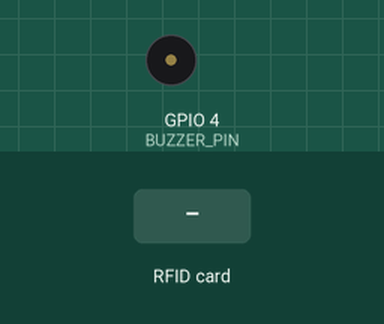
Recording of a sketch running on a simulated ESP32. Shown: buzzer (waves = sounding). Inputs (shaded band) come from the test bench. WiFi joins after 1.5 s; servers stay silent unless stated; uploads are accepted with an empty reply; what the sketch prints to the serial monitor is not drawn.

Above: at 4.1 s.
4.2 s: RFID card 12 34 56 78 held to the reader
At 4.48 s:
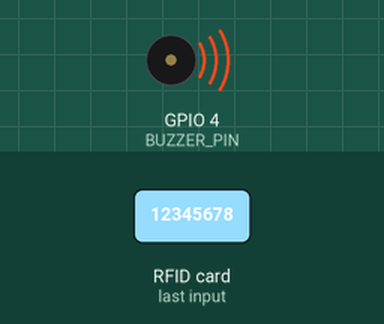
7.2 s: RFID card 5E 7A 19 C4 held to the reader
At 9.2 s:
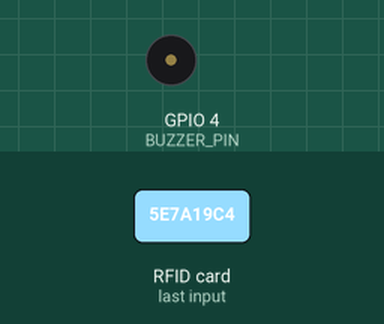
Timing chart, 0 to 10.7 s (numbered marks = the images above; inputs shaded):
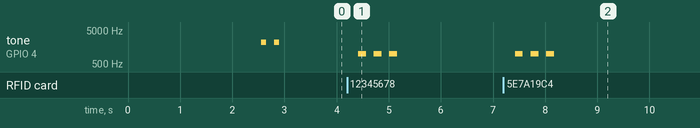

Measured:
- after the input at 4.2 s, tone on GPIO 4 (BUZZER_PIN): alternates 1000 Hz for 0.15 s and silent for 0.15 s, 6 changes in all, then stays silent, starting after 0.21 s
- after the input at 7.2 s, tone on GPIO 4 (BUZZER_PIN): alternates 1000 Hz for 0.15 s and silent for 0.15 s, 6 changes in all, then stays silent, starting after 0.22 s

The sketch:

rfid_attendance.ino
```cpp
#include <SPI.h>
#include <MFRC522.h>
#include <WiFi.h>
#include <HTTPClient.h>

// WiFi Credentials
const char* ssid = "POCO M2";
const char* password = "12345678";

// Server URL (Change to your server's IP/domain)
const char* serverUrl = "http://10.85.167.103/rfid_attendance/api.php";

// RFID Pins
#define SS_PIN 5
#define RST_PIN 22
#define BUZZER_PIN 4

// PWM settings for passive buzzer
#define BUZZER_RESOLUTION 8

MFRC522 rfid(SS_PIN, RST_PIN);

void setup() {
  Serial.begin(115200);
  delay(1000);

  // Configure PWM for buzzer (passive buzzer needs frequency)
  // ESP32 Arduino Core 3.x uses ledcAttach instead of ledcSetup + ledcAttachPin
  ledcAttach(BUZZER_PIN, 2000, BUZZER_RESOLUTION); // GPIO 4, 2kHz frequency, 8-bit resolution

  // Initialize SPI and RFID
  SPI.begin();
  rfid.PCD_Init();

  // Connect to WiFi
  Serial.println("\n\n=== ESP32 RFID System Starting ===");
  Serial.print("Connecting to WiFi: ");
  Serial.println(ssid);

  WiFi.mode(WIFI_STA);
  WiFi.begin(ssid, password);

  int attempts = 0;
  while (WiFi.status() != WL_CONNECTED && attempts < 30) {
    delay(500);
    Serial.print(".");
    attempts++;
  }

  if (WiFi.status() == WL_CONNECTED) {
    Serial.println("\nWiFi Connected!");
    Serial.print("IP Address: ");
    Serial.println(WiFi.localIP());
    Serial.print("Signal Strength (RSSI): ");
    Serial.println(WiFi.RSSI());
    beep(2, 100, 2200); // Double short beep - WiFi connected
  } else {
    Serial.println("\n\nFAILED TO CONNECT TO WIFI!");
    Serial.println("Please check:");
    Serial.println("1. WiFi SSID and password are correct");
    Serial.println("2. Router is on 2.4GHz band");
    Serial.println("3. ESP32 is within range");
    // No beep for WiFi failure
  }

  Serial.println("Place RFID card near reader...");
}

void loop() {
  // Check for new cards
  if (!rfid.PICC_IsNewCardPresent()) {
    return;
  }

  // Read card
  if (!rfid.PICC_ReadCardSerial()) {
    return;
  }

  // Get RFID code
  String rfidCode = "";
  for (byte i = 0; i < rfid.uid.size; i++) {
    rfidCode += String(rfid.uid.uidByte[i] < 0x10 ? "0" : "");
    rfidCode += String(rfid.uid.uidByte[i], HEX);
  }
  rfidCode.toUpperCase();

  Serial.print("RFID Code: ");
  Serial.println(rfidCode);

  // Send to server
  sendToServer(rfidCode);

  // Halt PICC
  rfid.PICC_HaltA();
  rfid.PCD_StopCrypto1();

  delay(1000); // Prevent multiple reads
}

void sendToServer(String rfidCode) {
  if (WiFi.status() == WL_CONNECTED) {
    HTTPClient http;

    String url = String(serverUrl) + "?action=scan&rfid=" + rfidCode;
    http.begin(url);

    int httpCode = http.GET();

    if (httpCode > 0) {
      String payload = http.getString();
      Serial.println("Server Response: " + payload);

      if (payload.indexOf("success") > -1) {
        Serial.println("✓ Attendance marked successfully!");
        beep(1, 200, 2500); // 1 short beep - success
      } else if (payload.indexOf("already_present") > -1) {
        Serial.println("⚠ Already marked present!");
        beep(1, 200, 2500); // 1 short beep - treat as success
      } else if (payload.indexOf("not_registered") > -1) {
        Serial.println("✗ Card not registered!");
        beep(3, 150, 1000); // 3 short beeps - not registered
      } else if (payload.indexOf("no_session") > -1) {
        Serial.println("⚠ No active session!");
        beep(1, 800, 1500); // 1 long beep - no session
      } else {
        Serial.println("✗ Unknown response!");
        beep(3, 150, 1000); // 3 short beeps - error
      }
    } else {
      Serial.println("HTTP Error: " + String(httpCode));
      // No beep for HTTP errors
    }

    http.end();
  } else {
    Serial.println("WiFi Disconnected!");
    // No beep for WiFi disconnect
  }
}

// Enhanced beep function for passive buzzer with Low Level Trigger
// times: number of beeps
// duration: duration of each beep in milliseconds
// frequency: tone frequency in Hz (higher = higher pitch)
void beep(int times, int duration, int frequency) {
  for (int i = 0; i < times; i++) {
    // Set frequency and turn on buzzer
    ledcChangeFrequency(BUZZER_PIN, frequency, BUZZER_RESOLUTION);
    ledcWrite(BUZZER_PIN, 128); // 50% duty cycle for good volume
    delay(duration);

    // Turn off buzzer
    ledcWrite(BUZZER_PIN, 0);

    // Pause between beeps (except for the last one)
    if (i < times - 1) {
      delay(150);
    }
  }
}
```
